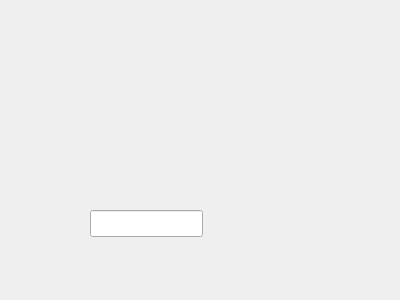
<?xml version="1.0" encoding="UTF-8"?>
<ui version="4.0">
 <class>MainWidget</class>
 <widget class="QWidget" name="MainWidget">
  <property name="geometry">
   <rect>
    <x>0</x>
    <y>0</y>
    <width>400</width>
    <height>300</height>
   </rect>
  </property>
  <property name="windowTitle">
   <string>Form</string>
  </property>
  <widget class="QLineEdit" name="lineEdit">
   <property name="geometry">
    <rect>
     <x>90</x>
     <y>210</y>
     <width>113</width>
     <height>27</height>
    </rect>
   </property>
  </widget>
  <widget class="QWidget" name="formLayoutWidget">
   <property name="geometry">
    <rect>
     <x>230</x>
     <y>90</y>
     <width>160</width>
     <height>80</height>
    </rect>
   </property>
   <layout class="QFormLayout" name="formLayout"/>
  </widget>
  <widget class="QWidget" name="gridLayoutWidget">
   <property name="geometry">
    <rect>
     <x>110</x>
     <y>70</y>
     <width>160</width>
     <height>80</height>
    </rect>
   </property>
   <layout class="QGridLayout" name="gridLayout"/>
  </widget>
 </widget>
 <resources/>
 <connections/>
</ui>
